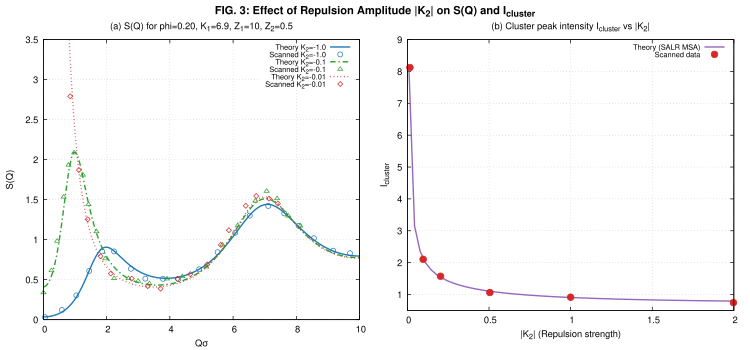

This figure's gnuplot source:
# Gnuplot script for Figure 3 of Liu et al. (2005)
set terminal pdfcairo enhanced color font "Helvetica,10" size 7.5in,3.5in
set output "fig3.pdf"

set multiplot layout 1,2 title "{/:Bold FIG. 3: Effect of Repulsion Amplitude |K_2| on S(Q) and I_{cluster}}" font "Helvetica,12"

# Panel (a)
set title "(a) S(Q) for \\phi=0.20, K_1=6.9, Z_1=10, Z_2=0.5" font "Helvetica,10"
set xlabel "Q{/Symbol s}" font "Helvetica,10"
set ylabel "S(Q)" font "Helvetica,10"
set xrange [0:10]
set yrange [0:3.5]
set grid
set key top right font "Helvetica,8"

plot "Fig3/theory_Fig3a_K2_1.0.dat" u 1:2 w l dt 1 lc rgb "#1f77b4" lw 2 t "Theory K_2=-1.0", \
     "Fig3/Fig3a_K2_1.0.dat" u 1:2 w p pt 6 ps 0.6 lc rgb "#1f77b4" t "Scanned K_2=-1.0", \
     "Fig3/theory_Fig3a_K2_0.1.dat" u 1:2 w l dt 4 lc rgb "#2ca02c" lw 2 t "Theory K_2=-0.1", \
     "Fig3/Fig3a_K2_0.1.dat" u 1:2 w p pt 8 ps 0.6 lc rgb "#2ca02c" t "Scanned K_2=-0.1", \
     "Fig3/theory_Fig3a_K2_0.01.dat" u 1:2 w l dt 3 lc rgb "#d62728" lw 2 t "Theory K_2=-0.01", \
     "Fig3/Fig3a_K2_0.01.dat" u 1:2 w p pt 12 ps 0.6 lc rgb "#d62728" t "Scanned K_2=-0.01"

# Panel (b)
set title "(b) Cluster peak intensity I_{cluster} vs |K_2|" font "Helvetica,10"
set xlabel "|K_2| (Repulsion strength)" font "Helvetica,10"
set ylabel "I_{cluster}" font "Helvetica,10"
set xrange [0:2.0]
set yrange [0.5:9.0]
set grid
set key top right font "Helvetica,8"

plot "Fig3/theory_Fig3b.dat" u 1:2 w l lc rgb "#9467bd" lw 2 t "Theory (SALR MSA)", \
     "Fig3/Fig3b.dat" u 1:2 w p pt 7 ps 0.8 lc rgb "#d62728" t "Scanned data"

unset multiplot
